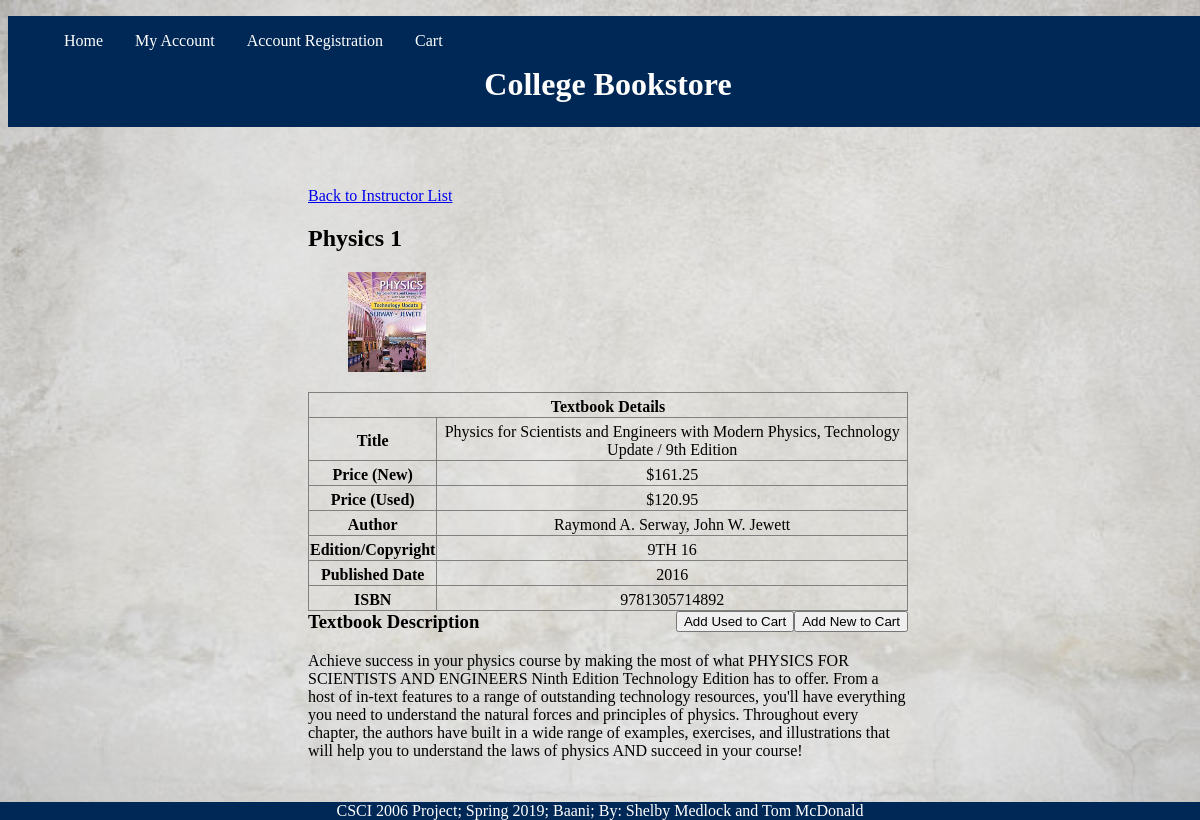
The page /bookPage.php?id=102 on the database its author committed.
### tables this page shows
CREATE TABLE `subjects` (
  `title` varchar(255) DEFAULT NULL,
  `category` varchar(255) DEFAULT NULL,
  `subjectId` int(11) NOT NULL,
  `instructorId` int(11) NOT NULL
);

CREATE TABLE `schoolbooks` (
  `title` varchar(255) DEFAULT NULL,
  `author` varchar(255) DEFAULT NULL,
  `category` varchar(255) DEFAULT NULL,
  `subjectId` int(11) NOT NULL,
  `isbn` varchar(255) NOT NULL,
  `edition` varchar(255) DEFAULT NULL,
  `pubDate` varchar(255) DEFAULT NULL,
  `description` text,
  `newprice` double(100,2) DEFAULT NULL,
  `usedprice` double(100,2) DEFAULT NULL,
  `bookCover` varchar(255) DEFAULT NULL
);

### includes/bookPageSchool.inc.php (called while the page is built)
<?php
$subjectId = $_GET['id'];
$books = new SchoolBookDB($pdo);
$book = $books->findById($subjectId);
$subjects = new SubjectDB($pdo);
$subject = $subjects->findById($subjectId);
$subjectTitle = $subject['title'];
$title = $book['title'];
$newPrice = $book['newprice'];
$usedPrice = $book['usedprice'];
$img = $book['bookCover'];
$author = $book['author'];
$edition = $book['edition'];
$pubDate = $book['pubDate'];
$isbn = $book['isbn'];
$text = $book['description'];
?>

### includes/config.inc.php (called while the page is built, shortened)
<?php
spl_autoload_register(function ($class) {
    $file = 'lib/' . $class . '.class.php';
});
?>

### lib/SubjectDB.class.php (called while the page is built, shortened)
<?php
  class SubjectDB{
    private $pdo = null;
    private static $baseSQL = "SELECT * FROM Subjects";
    public function __construct($connection) {
        $this->pdo = $connection;
    }
    public function findById($id){
      $sql = self::$baseSQL.' WHERE subjectId=?';
      $statement = DatabaseHelper::runQuery($this->pdo, $sql, Array($id));
      return $statement->fetch();
    }
  }
?>

### lib/DatabaseHelper.class.php (called while the page is built, shortened)
<?php
class DatabaseHelper {
    public static function runQuery($pdo, $sql, $parameters=array())     {
        $statement = null;
        if (count($parameters) > 0) {
            $statement = $pdo->prepare($sql);
            $executedOk = $statement->execute($parameters);
        } else {
            $statement = $pdo->query($sql);
            if (!$statement) {
                throw new PDOException;
            }
        }
        return $statement;
    }
}
?>

### lib/SchoolBookDB.class.php (called while the page is built, shortened)
<?php
  class SchoolBookDB{
    private $pdo = null;
    private static $baseSQL = "SELECT * FROM SchoolBooks";
    public function __construct($connection) {
        $this->pdo = $connection;
    }
    public function findById($id){
      $sql = self::$baseSQL.' WHERE subjectId=?';
      $statement = DatabaseHelper::runQuery($this->pdo, $sql, Array($id));
      return $statement->fetch();
    }
  }
?>

### bookPage.php (the view, shortened to what this page needs)
<?php
	include "includes/config.inc.php";
	$subjectId = null;
	$postId = null;
	$inCart = false;
	if(isset($_GET['id'])){
		include "includes/bookPageSchool.inc.php";
	}
	include "includes/addToCart.inc.php";
?>
<!DOCTYPE html>
<html lang="en">
	<head>
		<link href="css/mainStyles.css" rel="stylesheet"/>
	</head>
	<body>
		<?php include "includes/header.inc.php";?>
		<article class="book">
			<?php
				if ($subjectId != null) {
					echo "<a href=\"instructorList.php\">Back to Instructor List</a>";
				}
			?>
			<h2><?php if ($subjectId != null) {
				echo $subjectTitle;
			}
			?></h2>
			<figure class="bookImg">
				<img src="images/<?php echo $img; ?>" alt="<?php echo $title; ?>" height="15%" width="15%">
			</figure>
			<form method="post" action="<?php
																		if ($subjectId != null) {
																			echo $_SERVER["PHP_SELF"]."?id=".$subjectId;
																		}
																		if ($postId != null) {
																			echo $_SERVER["PHP_SELF"]."?postId=".$postId;
																		}
																	?>">
			<table class="bookpagetable">
				<thead>
					<tr>
						<th colspan="2">Textbook Details</th>
					</tr>
				</thead>
				<tbody>
					<tr>
						<td><strong>Title</strong></td>
						<td id="bTitle" name="title"><?php echo $title; ?></td>
					</tr>
					<?php
						if($subjectId != null){
							echo "<tr>
								<td><strong>Price (New)</strong></td>
								<td id=\"bNewPrice\">$".$newPrice."</td>
							</tr>
							<tr>
								<td><strong>Price (Used)</strong></td>
								<td id=\"bUsedPrice\">$".$usedPrice."</td>
							</tr>";
						}
					?>
					<tr>
						<td><strong>Author</strong></td>
						<td><?php echo $author; ?></td>
					</tr>
					<?php
						if ($subjectId != null) {
							echo "<tr>
								<td><strong>Edition/Copyright</strong></td>
								<td>".$edition."</td>
							</tr>
							<tr>
								<td><strong>Published Date</strong></td>
								<td>".$pubDate."</td>
							</tr>";
						}
					?>
					<tr>
						<td><strong>ISBN</strong></td>
						<td name="isbn"><?php echo $isbn; ?></td>
					</tr>
				</tbody>
			</table>
			<?php
				if (isset($_COOKIE[$subjectId]) || $inCart) {
					echo "<p>In Cart</p>";
				}else {
					if ($subjectId != null) {
						echo "<input type=\"submit\" id=\"newButton\" name=\"newButton\" value=\"Add New to Cart\">
						<input type=\"submit\" id=\"usedButton\" name=\"usedButton\" value=\"Add Used to Cart\">";
					}
				}
			?>
			</form>
			<?php
				if($subjectId != null){
					echo "<section>
						<h3>Textbook Description</h3>
						<p>".$text."</P>
					</section>";
				}
			?>
		</article>
		<?php include "includes/footer.inc.php";?>
	</body>
</html>

### css/mainStyles.css (style rules this page uses)
body { background-image: url("../images/background.png"); background-size: 100%; width: 100%; }
.bookpagetable,.bookpagetable th,.bookpagetable tr,.bookpagetable td, #cartTable, #cartTable th, #cartTable td, #checkoutTable, #checkoutTable th, #checkoutTable td { border: 1px solid grey; border-collapse: collapse; text-align: center; }
.book { margin: 5% 25%; }
.bookpagetable { float: right; }
#newButton, #usedButton, #addCartButton { float: right; }
th, td { padding-top: 5px; }

### rows shown on the page
subjects: title "Physics 1"
schoolbooks: bookCover (picture), title "Physics for Scientists and Engineers with Modern Physics, Technology Update / 9th Edition", newprice "161.25", usedprice "120.95", author "Raymond A. Serway, John W. Jewett", edition "9TH 16", pubDate "2016", isbn "9781305714892", description "Achieve success in your physics course by making the most of what PHYSICS FOR SCIENTISTS AND ENGINEERS Ninth Edition Technology Edition has to offer. From a host of in-text features to a range of outstanding technology resources, you'll have everything you need to understand the natural forces and principles of physics. Throughout every chapter, the authors have built in a wide range of examples, exercises, and illustrations that will help you to understand the laws of physics AND succeed in your course!"
